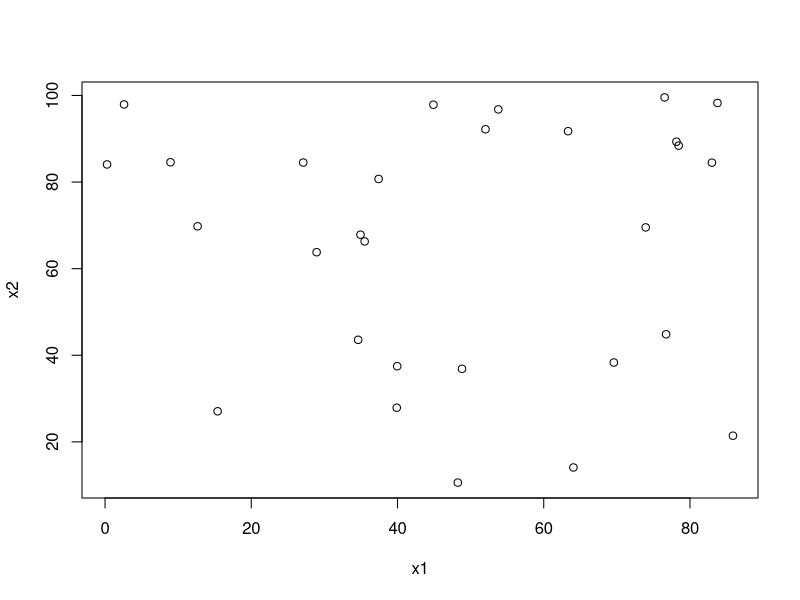

This chart was generated by the following R code:
# Analize CSV file example Copyright 2014 by Timothy Middelkoop License CC by SA


d <- read.csv('dataset1-convert.csv',header=TRUE)
names(d)
length(d)
n <- nrow(d) ; n
plot(x2~x1,d)
